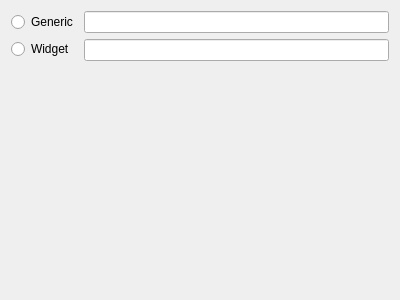
<?xml version="1.0" encoding="UTF-8"?>
<ui version="4.0">
 <class>SemanticMarkupLinkWidget</class>
 <widget class="QWidget" name="SemanticMarkupLinkWidget">
  <property name="geometry">
   <rect>
    <x>0</x>
    <y>0</y>
    <width>400</width>
    <height>300</height>
   </rect>
  </property>
  <property name="sizePolicy">
   <sizepolicy hsizetype="Preferred" vsizetype="Preferred">
    <horstretch>0</horstretch>
    <verstretch>0</verstretch>
   </sizepolicy>
  </property>
  <property name="windowTitle">
   <string comment="@title">URL for &lt;emphasis&gt;link&lt;/emphasis&gt; element</string>
  </property>
  <property name="whatsThis">
   <string comment="@info:whatsthis">&lt;para&gt;Set the &lt;emphasis&gt;url&lt;/emphasis&gt; attribute for the &lt;emphasis&gt;link&lt;/emphasis&gt; semantic element.&lt;/para&gt;

&lt;para&gt;Any URL can be set in the &lt;interface&gt;Generic&lt;/interface&gt; field. For example, the URL of a webpage or the URL to link to a widget.&lt;/para&gt;

&lt;para&gt;However, to link to a widget it is better to just write the object name of the desired widget in the &lt;interface&gt;Widget&lt;/interface&gt; field. Moreover, that field provides also text completion for the names and a dialog to choose the widget from a running target application.&lt;/para&gt;

&lt;para&gt;These advanced features, though, are not available in every system; if &lt;application&gt;KTutorial editor&lt;/application&gt; was not built with &lt;application&gt;QtDBus&lt;/application&gt; support only a plain text line will be shown. Again, only the name has to be written in the text line for the widget; &lt;emphasis&gt;widget:&lt;/emphasis&gt; is automatically added to the URL when the dialog is accepted.&lt;/para&gt;</string>
  </property>
  <layout class="QVBoxLayout" name="SemanticMarkupLinkWidgetLayout">
   <item>
    <layout class="QHBoxLayout" name="semanticMarkupLinkWidgetHorizontalLayout">
     <item>
      <layout class="QVBoxLayout" name="radioButtonVerticalLayout">
       <item>
        <widget class="QRadioButton" name="genericLinkRadioButton">
         <property name="text">
          <string comment="@option:radio Generic link URL">Generic</string>
         </property>
        </widget>
       </item>
       <item>
        <widget class="QRadioButton" name="widgetLinkRadioButton">
         <property name="text">
          <string comment="@option:radio Widget link URL">Widget</string>
         </property>
        </widget>
       </item>
      </layout>
     </item>
     <item>
      <layout class="QVBoxLayout" name="valueVerticalLayout">
       <item>
        <widget class="KLineEdit" name="genericLinkLineEdit"/>
       </item>
       <item>
        <widget class="KLineEdit" name="widgetLinkLineEdit"/>
       </item>
      </layout>
     </item>
    </layout>
   </item>
   <item>
    <spacer name="semanticMarkupLinkWidgetSpacer">
     <property name="orientation">
      <enum>Qt::Vertical</enum>
     </property>
     <property name="sizeType">
      <enum>QSizePolicy::MinimumExpanding</enum>
     </property>
     <property name="sizeHint" stdset="0">
      <size>
       <width>20</width>
       <height>0</height>
      </size>
     </property>
    </spacer>
   </item>
  </layout>
 </widget>
 <customwidgets>
  <customwidget>
   <class>KLineEdit</class>
   <extends>QLineEdit</extends>
   <header>klineedit.h</header>
  </customwidget>
 </customwidgets>
 <resources/>
 <connections/>
</ui>
